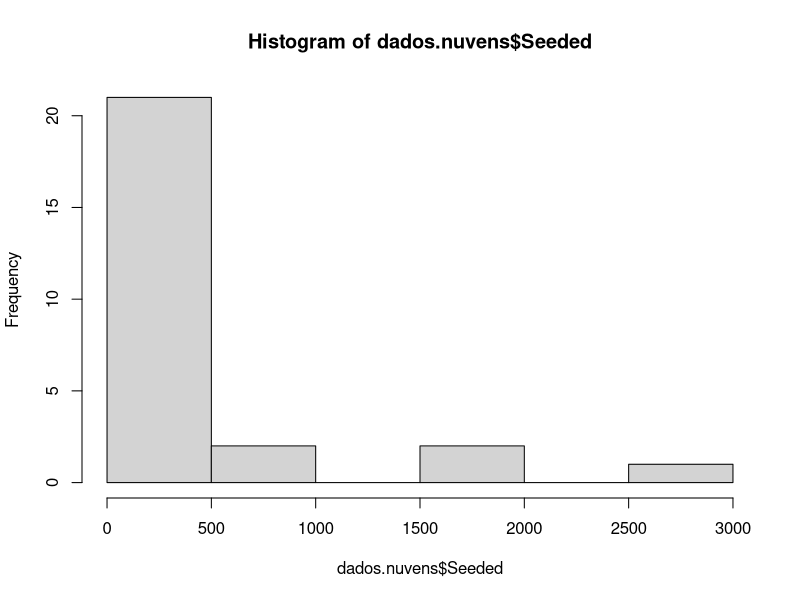
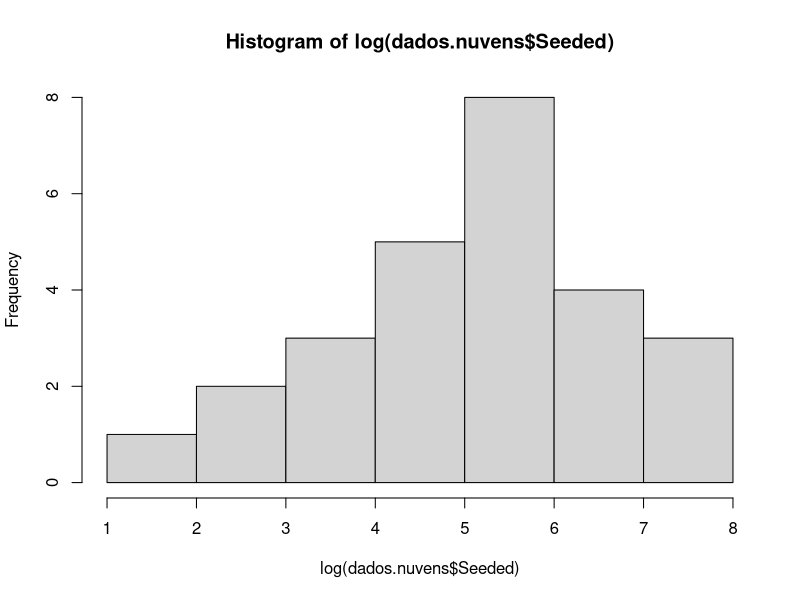
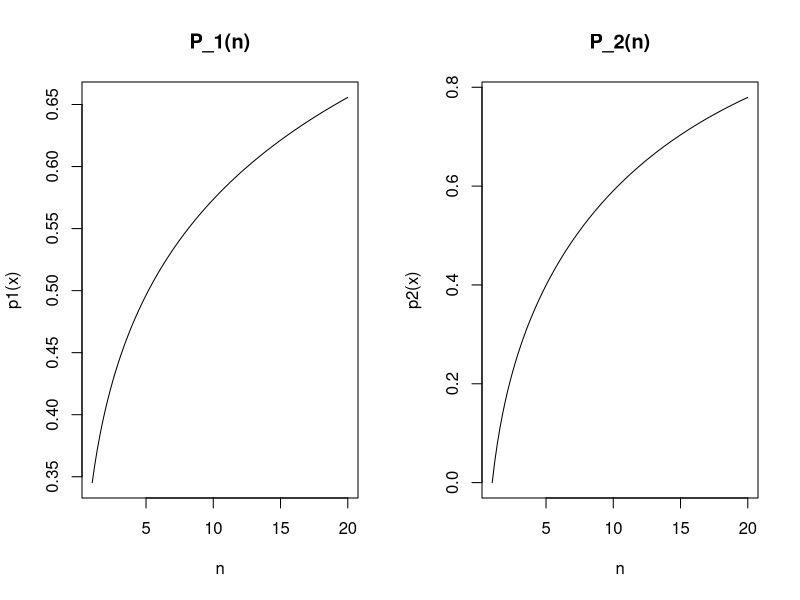

Write the R code that produced these figures, in order.
dados.nuvens <- read.csv("cloud_seeding.csv")

## Y ~ lognormal(mu, sigma_sq)
## log(Y) ~ normal(mu, sigma_sq)
hist(dados.nuvens$Seeded)
hist(log(dados.nuvens$Seeded))

X <- log(dados.nuvens$Seeded)

mean(X)
var(X)
sum((X-mean(X))^2)/26
sum((X-mean(X))^2)/25

x_bar <- mean(X)
S2_bar <- sum((X-mean(X))^2)/26

sqrt(26)/5

### P1 = Pr(|U| < 1/5 * sqrt(n))
### = Pr(U < 1/5 * sqrt(n))
#### U  = n * (mu_h - mu)^2/sigma_sq
a <- 1/5
p1 <- function(n){
 pchisq(q = a * sqrt(n), df = 1)
}
### P2 = Pr(0.64n < V < 1.44 n)
#### Pr(V < 1.44n) - Pr(V < 0.64n)
p2 <- function(n){
  pchisq(q = 1.44*n, df = n-1)-
    pchisq(q = 0.64*n, df = n-1)
}

par(mfrow = c(1, 2))
curve(p1, 1, 20, xlab = "n", main = "P_1(n)")
curve(p2, 1, 20, xlab = "n", main = "P_2(n)")

p3 <- function(n) p1(n)*p2(n)
ns <- 1:1500
tabelinha <- data.frame(
  n = ns,
  prob  = p3(ns)
)

head(tabelinha)

head(subset(tabelinha, prob >= 0.99))
